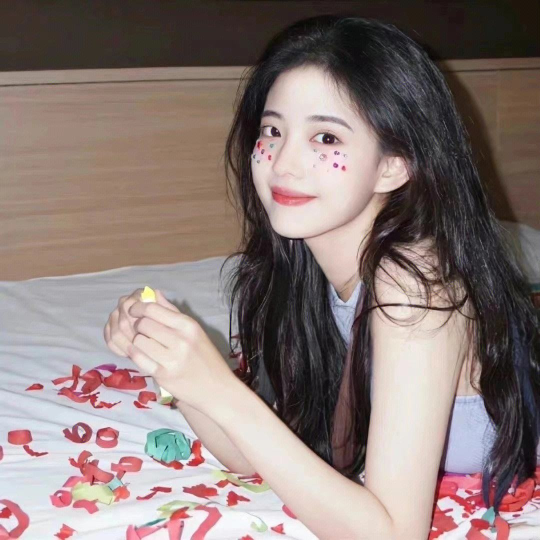
#> input picture image-processing/girl.jpeg, 1080 x 1080 px (shown at 1/2 size)
$ python imresize.py
#> lines starting #> are read from the running program, lines starting #| are printed output that depends on the picture
import cv2

img = cv2.imread('girl.jpeg')
#> img is the input picture: shape (1080, 1080, 3); mean B, G, R 120, 123.2, 138.8
img1 = cv2.imshow('girl-resize1',img[0:200,0:600])
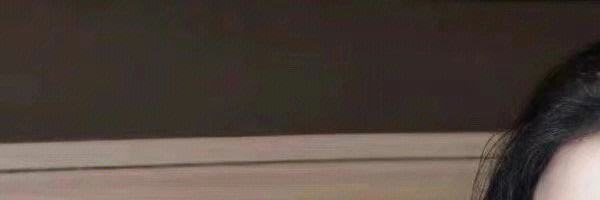
#> window 'girl-resize1': shape (200, 600, 3); mean B, G, R 60.9, 67.7, 79.3
img2 = cv2.imshow('girl-resize2',img[200:600,200:800])
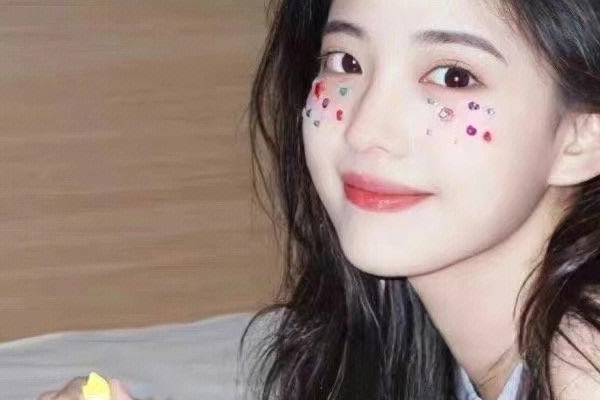
#> window 'girl-resize2': shape (400, 600, 3); mean B, G, R 124.1, 132.1, 151.6

cv2.waitKey(0)
cv2.destroyAllWindows()
